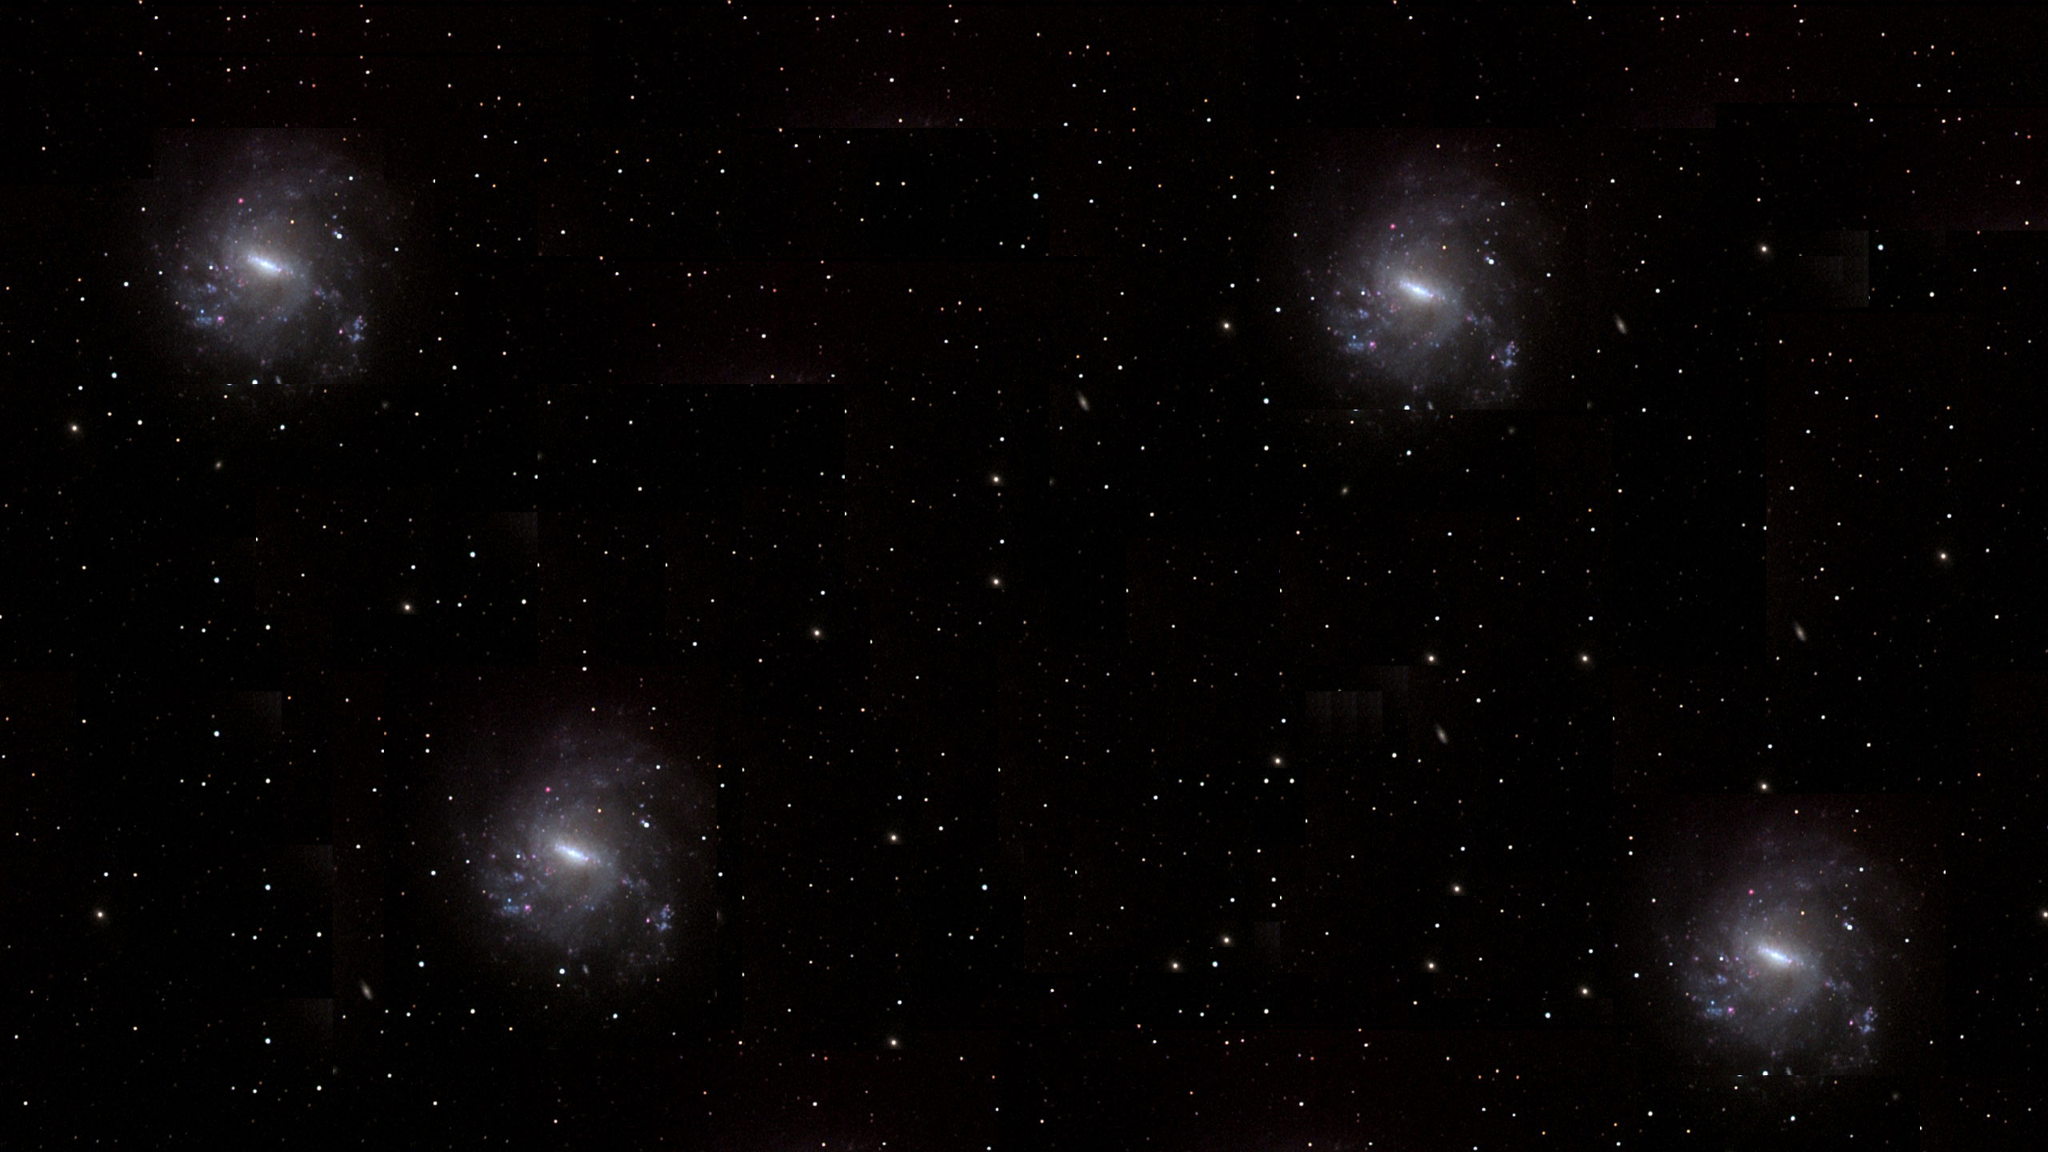

A 2D game scene composited from a Tiled map and its tileset images. What follows is a short description and the map's XML, with each tile layer's data collapsed to a summary:
An orthogonal 80x45 tile map with 32x32 px tiles, 1 tile layer (Capa de Patrones 1).

<map version="1.0" orientation="orthogonal" renderorder="right-down" width="80" height="45" tilewidth="32" tileheight="32" nextobjectid="1">
 <tileset firstgid="1" name="starsbackground" tilewidth="32" tileheight="32" tilecount="475" columns="25">
  <image source="starsbackground.jpg" width="800" height="617" />
 </tileset>
 <layer name="Capa de Patrones 1" width="80" height="45">
  <data>[3600 cells, 3600 non-empty, 446 distinct tile ids]</data>
 </layer>
</map>
